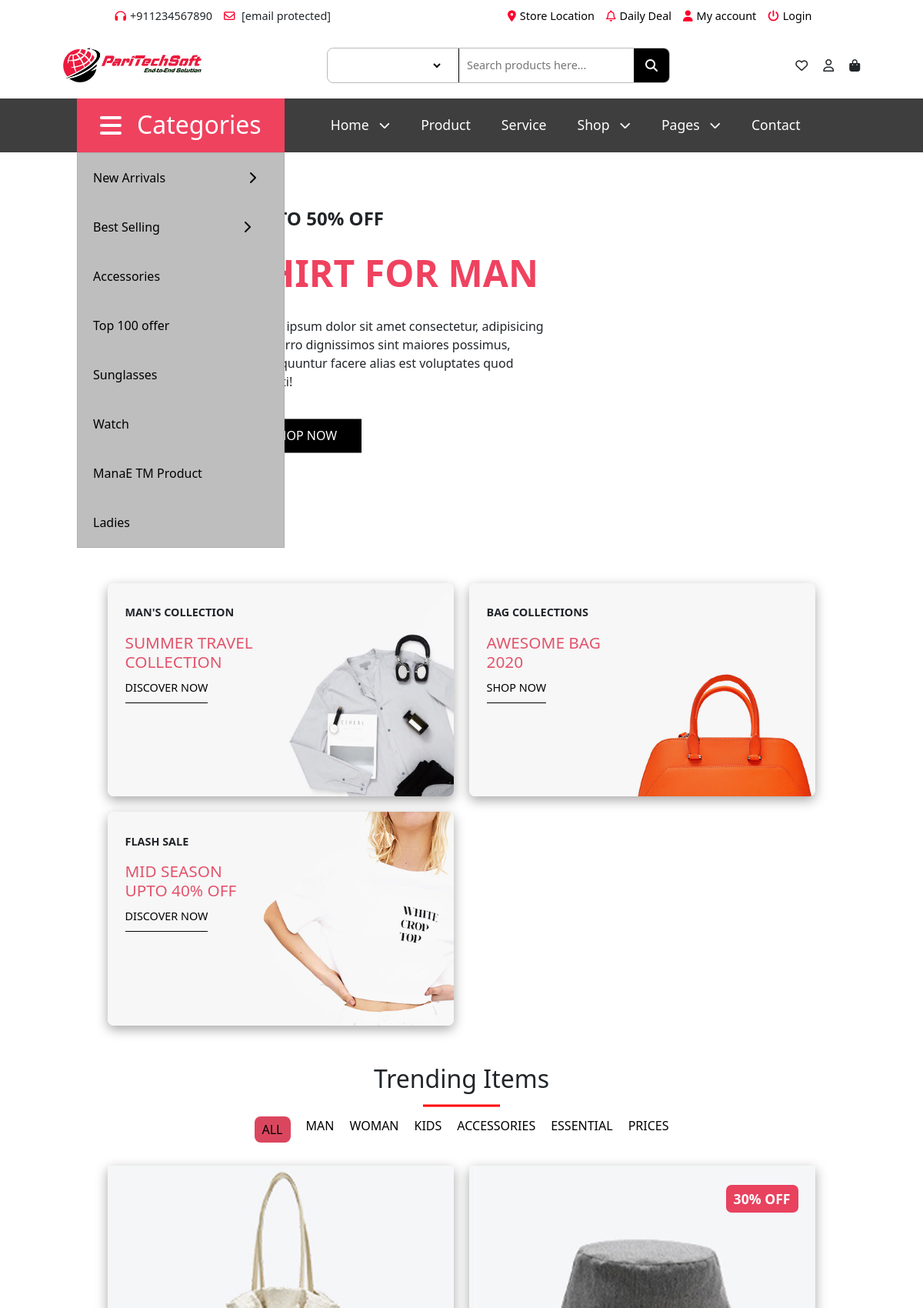
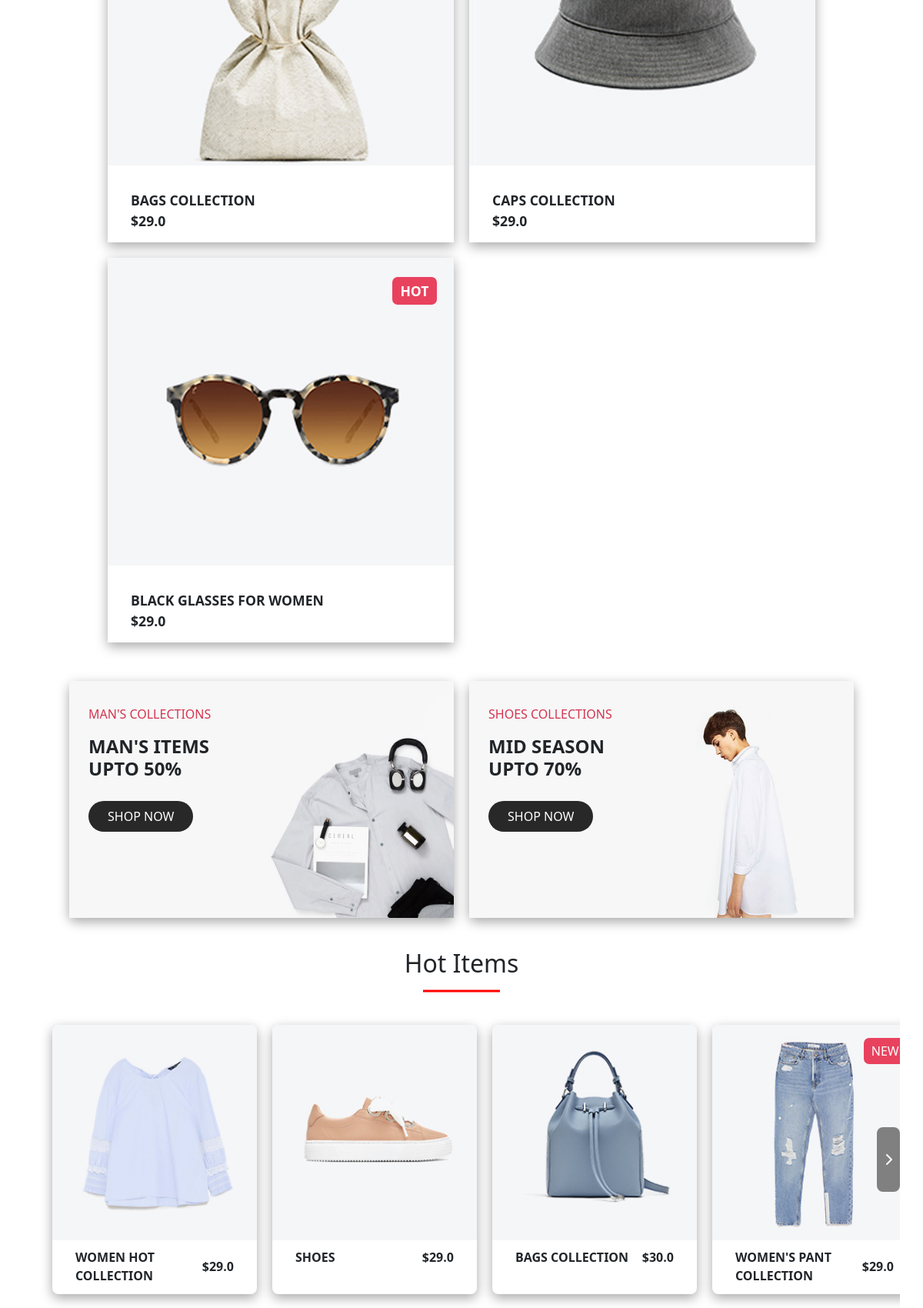
Screenshot of /category/3/ (upper part) with the database file from the repository (2 pictures, top to bottom).
### coreapp/models.py (models this page shows, shortened)
class Category(models.Model):
    name = models.CharField(max_length=50)

class Products(models.Model):
    name = models.CharField(max_length=100)
    price = models.FloatField()
    desc = models.TextField(blank=True)
    image = models.ImageField(upload_to='products_images/')
    offer = models.CharField(max_length=50, blank=True)
    categories = models.ManyToManyField(Category)

### coreapp/views.py (the view)
# urls.py: path('category/<int:cate_id>/', views.products_category, name='products_category'),
def products_category(request, cate_id):
    if cate_id == 0:
        category = 'All'
    else:
        category = get_object_or_404(Category, pk=cate_id)
    categories = Category.objects.all()
    products = Products.objects.filter(categories=category)
    allproducts = Products.objects.all()  # Retrieve all products
    return render(request, 'pages/index.html', {'products': products, 'category': category, 'categories': categories, 'allproducts': allproducts})

### templates/pages/index.html (shortened to what this page needs)
{% extends 'base.html' %} {% load static %} {% block pagecontent %}
<main class="main">
  <div class="main_wrap">
    <h3>up to 50% off</h3>
    <h1>shirt for man</h1>
    <p>
      Lorem ipsum dolor sit amet consectetur, adipisicing elit. Porro
      dignissimos sint maiores possimus, consequuntur facere alias est
      voluptates quod deleniti!
    </p>
    <button>shop now</button>
  </div>
</main>
{% include 'components/collections.html' %}
{% include 'components/products.html' %}
{% include 'components/mid_banner.html' %}
{% include 'components/hot_items.html' %}
{% endblock %}

### templates/components/products.html
<section class="products">
  <h2 class="prod_title">Trending Items</h2>
    <div class="categories">
      <ul>
        <li class="active"><a href="{% url 'products_category' 0 %}">All</a></li>
        {% for cat in categories %}
        <li class=""><a href="{% url 'products_category' cat.id %}">{{ cat.name }}</a></li>
        {% endfor %}
      </ul>
    </div>
    <div class="products_grid">
      {% for prod in products %}
      <div class="prod_card">
        <img src="{{ prod.image.url }}" alt="{{prod.name}}" />
        <div class="prod_info">
          <p>{{prod.name}}</p>
          <p>${{prod.price}}</p>
        </div>
        <div class="offer">
          {% if prod.offer %}
          <p>{{prod.offer}}</p>
          {% endif %}
        </div>
      </div>
      {% endfor %}
    </div>
  </section>

### templates/components/hot_items.html (shortened to what this page needs)
{% load static %}
<section class="hot_items">
  <h2 class="items_title">Hot Items</h2>
  <div class="slider_wrap">
    <div class="items_slider">
      {% for prod in allproducts %}
      <div class="items_card">
        <img src="{{ prod.image.url }}" alt="{{prod.name}}" />
        <div class="items_info">
          <p>{{prod.name}}</p>
          <p>${{prod.price}}</p>
        </div>
        <div class="offer">
          {% if prod.offer %}
          <p>{{prod.offer}}</p>
          {% endif %}
        </div>
      </div>
      {% endfor %}
    </div>
    <p class="next_item arrow_icon">
      <i class="fa-solid fa-chevron-right"></i>
    </p>
  </div>
</section>

### core_static/css/styles.css (style rules this page uses)
* { box-sizing: border-box; margin: 0; padding: 0; }
body { overflow-x: hidden; }
.main { width: 100%; height: 70vh; display: flex; align-items: flex-start; justify-content: space-around; align-items: center; position: relative; }
.main_wrap { position: absolute; top: 30%; left: 40%; transform: translate(-40%, -30%); display: flex; flex-direction: column; gap: 20px; }
.main_wrap h3 { text-transform: uppercase; font-weight: bold; font-size: 1.5rem; }
.main_wrap h1 { font-weight: bold; text-transform: uppercase; font-size: 3em; color: rgb(239, 66, 95); }
.main_wrap p { max-width: 400px; }
.main_wrap button { padding: 10px 30px; background-color: black; border: 0; color: white; display: inline-block; width: 150px; text-transform: uppercase; }
.products { margin: 50px 0; }
.prod_title, .items_title { text-align: center; position: relative; margin: 30px 0; }
.prod_title::after, .items_title::after { content: ""; width: 100px; height: 3px; background-color: red; position: absolute; top: 150%; left: 50%; transform: translate(-50%, -150%); }
.categories { display: flex; justify-content: center; align-items: center; }
.categories ul { list-style: none; padding: 0; margin: 0; display: flex; gap: 20px; }
.categories ul li a { text-decoration: none; text-transform: uppercase; color: black; }
.categories ul li.active { background-color: rgb(219, 70, 95); padding: 5px 10px; color: white; border-radius: 8px; }
.products_grid { width: 100%; display: grid; grid-template-columns: repeat(auto-fit, minmax(450px, 450px)); grid-auto-rows: 500px; justify-content: center; gap: 20px; padding: 0 30px; margin: 30px 0; }
.prod_card { position: relative; box-shadow: rgba(0, 0, 0, 0.35) 0px 5px 15px; display: flex; flex-direction: column; justify-content: space-between; }
.prod_card img { width: 100%; height: 80%; object-fit: cover; }
.prod_info { padding: 15px 30px; }
.prod_card p { font-size: 1.1rem; text-transform: uppercase; font-weight: 600; margin: 0; }
.offer { position: absolute; top: 5%; right: 5%; background-color: rgb(232, 66, 94); border-radius: 7px; color: white; }
.offer p { padding: 5px 10px; margin: 0; }
.slider_wrap { position: relative; padding: 0 10px; width: min(1350px, 95%); margin: 0 auto; overflow: hidden; }
.items_slider { width: min(1300px, 95%); margin: 30px auto; display: flex; gap: 20px; transition: transform 0.3s ease; }
.arrow_icon { position: absolute; top: 50%; background-color: gray; padding: 30px 10px; cursor: pointer; z-index: 99; color: white; border-radius: 8px; }
.next_item { right: 0; transform: translate(0, -50%); }
.items_slider > .items_card { width: min(265px, 300px); height: 350px; box-shadow: rgba(0, 0, 0, 0.35) 0px 5px 15px; position: relative; flex: 0 0 25%; border-radius: 8px; overflow: hidden; }
.items_card > img { width: 100%; height: 80%; object-fit: cover; }
.items_info { text-transform: uppercase; font-weight: 600; padding: 10px 30px; display: flex; justify-content: space-between; align-items: center; }
.items_info p { margin: 0; padding: 0; }
.items_card > .offer { text-transform: uppercase; font-weight: 500; }

### rows the page displays
Category: name "MAN"
Category: name "WOMAN"
Category: name "KIDS"
Category: name "ACCESSORIES"
Category: name "ESSENTIAL"
Category: name "PRICES"
Products: image (picture), name "BAGS COLLECTION", price "29.0"
Products: image (picture), name "CAPS COLLECTION", price "29.0", offer "30% OFF"
Products: image (picture), name "BLACK GLASSES FOR WOMEN", price "29.0", offer "HOT"
Products: image (picture), name "WOMEN HOT COLLECTION", price "29.0"
Products: image (picture), name "SHOES", price "29.0"
Products: image (picture), name "BAGS COLLECTION", price "30.0"
Products: image (picture), name "WOMEN'S PANT COLLECTION", price "29.0", offer "NEW"
